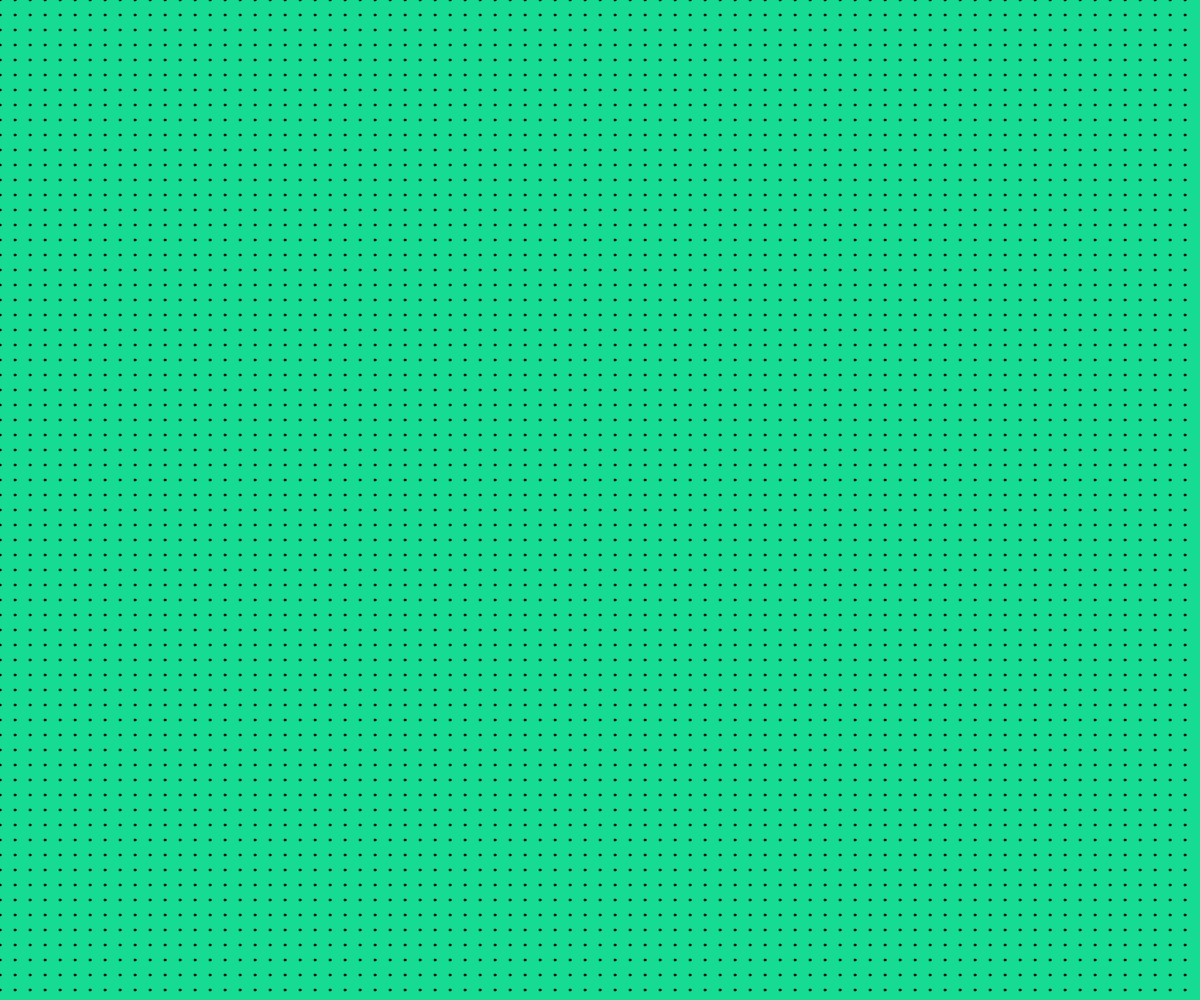
Frame 1 (no input)
Frame 60 (no input): identical to frame 1, image omitted
Frame 120 (the mouse pressed at the canvas centre since frame 60): identical to frame 1, image omitted

The p5.js sketch that drew this single still picture (run headless with seeded random() and noise() and a simulated clock; from frame 60 on, the mouse is pressed at the canvas centre):

// p5.js sketch
// ── sketch.js

function setup() {
  createCanvas(windowWidth,windowHeight);
  background("#16DB93")
  var grid = populateGrid(15);
  tileOne = new Tile(grid,3,3,4)

}

function draw() {
}

function populateGrid(size){
  // create a populate the grid 
  m = [[1,0],[0,1]]
  var grid = [];
  for(var i = 0; i*m[0][0]+ m[0][1]*windowHeight< windowWidth; i+= size){
    grid.push([]);
    for(var j = 0; m[1][0]*windowWidth+m[1][1]*j < windowHeight; j+= size){
      grid[i/size].push([(m[0][0]*i+m[0][1]*j),(m[1][0]*i+m[1][1]*j)])
    }
  }
  
  fill(51);
  for(var i = 0; i < grid.length; i++){
    for(var j = 0; j < grid[i].length; j++){
      ellipse(grid[i][j][0], grid[i][j][1],2,2);
    }
  }
  return grid; 
}

class Block{
  constructor(grid,x,y,type){
    tiles = [new Tile(grid,x,y,type)]
    this.type = type; 
    if(this.type == 1){ tiles.push(new Tile(grid,x,y-floor(random(0,(y-1))),type))}
    if(this.type == 2){ tiles.push(new Tile(grid,x,y+floor(random(y+1,windowHeight)),type))}
    if(this.type == 3){ tiles.push(new Tile(grid,x+floor(random(x+1,windowWidth),y),type))}
    if(this.type == 4){ tiles.push(new Tile(grid,x-floor(random(x-1,windowWidth),y),type))}
    if(this.type == 5){ 
      if(x > y ){
        randInt = floor(random(y+1,windowHeight))
      } else {
        randInt = floor(random(x+1,windowHeight))
      }
      tiles.push(new Tile(grid,x-randInt,y-randInt,type));
    }
    if(this.type == 5){ 
      if(x > y ){
        randInt = floor(random(1,x))
      } else {
        randInt = floor(random(1,y))
      }
      tiles.push(new Tile(grid,x-randInt,y-randInt,type));
    }
    var fills = ["#54478C","#2C699A","3048BA8","#0DB39E","#83E377","#B9E769","#EFEA5A","#F1C453","#F29E4C"]
    noStroke();
  }
}

class Tile {
  constructor(grid,x,y,type){
    this.type = type; 
    if (type === 1 || type === 2){
      this.p1 = [grid[x][y][0],grid[x][y][1]];
      this.p2 = [grid[x+1][y][0],grid[x+1][y][1]];
      this.p3 = [grid[x][y+1][0],grid[x][y+1][1]];
      this.p4 = [grid[x-1][y+1][0],grid[x+1][y+1][1]];
    }
    if (type === 3 || type === 4){
      this.p1 = [grid[x][y][0],grid[x][y][1]];
      this.p2 = [grid[x+1][y-1][0],grid[x+1][y-1][1]];
      this.p3 = [grid[x+1][y][0],grid[x+1][y][1]];
      this.p4 = [grid[x][y+1][0],grid[x][y+1][1]];
    }
    if (type === 6 || type === 6){
      this.p1 = [grid[x][y][0],grid[x][y][1]];
      this.p2 = [grid[x+1][y][0],grid[x+1][y][1]];
      this.p4 = [grid[x][y+1][0],grid[x][y+1][1]];
      this.p3 = [grid[x+1][y+1][0],grid[x+1][y+1][1]];
    }
  }
}

/* 
GraphTop(){
    quad(this.p1[0], this.p1[1], this.p2[0], this.p2[1], this.p3[0], this.p3[1], this.p4[0], this.p4[1])
  }
  GraphSides(){
    if (this.type === 1){ // lines go up 
      quad(this.p3[0], this.p3[1], this.p4[0], this.p4[1], this.p4[0], 0, this.p3[0], 0)
      quad(this.p3[0], this.p3[1], this.p2[0], this.p2[1], this.p2[0], 0, this.p3[0], 0)
    }
    if (this.type === 2){ // lines go down
      fill(0,0,0);
      quad(this.p3[0], this.p3[1], this.p4[0], this.p4[1], this.p4[0], windowHeight, this.p3[0], windowHeight)
      fill(100,100,100);
      quad(this.p3[0], this.p3[1], this.p2[0], this.p2[1], this.p2[0], windowHeight, this.p3[0], windowHeight)
    }
    if (this.type === 3){ // lines go right
      fill(100,100,100);
      quad(this.p1[0], this.p1[1], this.p4[0], this.p4[1],windowWidth, this.p4[1],  windowWidth,this.p1[0])
      fill(0,0,0);
      quad(this.p1[0], this.p1[1], this.p2[0], this.p2[1],windowWidth, this.p2[1],  windowWidth, this.p1[0])
    }
    if (this.type === 4){ // lines go left
      fill(100,100,100);
      quad(this.p1[0], this.p1[1], this.p4[0], this.p4[1],0, this.p4[1],  0,this.p1[0])
      fill(0,0,0);
      quad(this.p1[0], this.p1[1], this.p2[0], this.p2[1],0, this.p2[1],  0, this.p1[0])
    }
    if (this.type === 5){ // lines go towards viewer
      fill(100,100,100);
      quad(this.p1[0], this.p1[1], this.p4[0], this.p4[1],0, this.p4[1],  0,this.p1[0])
      fill(0,0,0);
      quad(this.p1[0], this.p1[1], this.p2[0], this.p2[1],0, this.p2[1],  0, this.p1[0])
    }
  */ 
